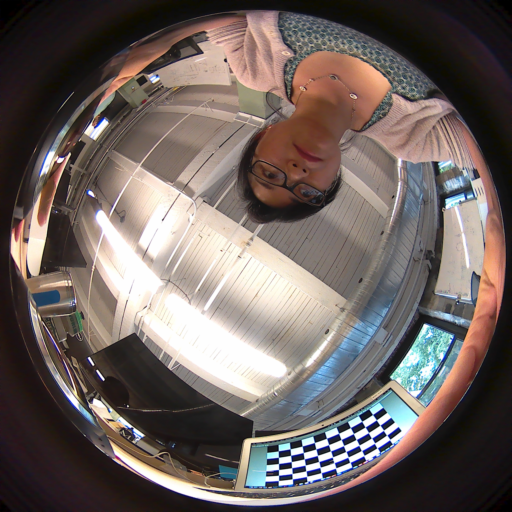
#> input picture fisheye/fish-me-small.png, 512 x 512 px, given in place of 100.png, which was not available
$ python single.py   (Python 2 division)   (older library calls are emulated)
#> lines starting #> are read from the running program, lines starting #| are printed output that depends on the picture; pictures that were not available may be replaced by others from this repository, and a replacement may not be noted
# samsung gear 360 video processing

import cv2
import numpy as np

# ingest video
#cap = cv2.VideoCapture('/Users/geewiz/Documents/python/Desktop/2017-01-18-lachine/rob/')
#while(cap.isOpen()):
#    ret, frame = cap.read()

frame = cv2.imread('/Users/geewiz/Desktop/2017-01-18-lachine/larry/100.png')
#> frame is the input picture: shape (512, 512, 3); mean B, G, R 95.7, 99.5, 110.5

# get half image
print(frame.shape)
#| (512, 512, 3)
height, width = frame.shape[:2]
#> height = 512; width = 512
top = frame[0:height, 0:width/2]
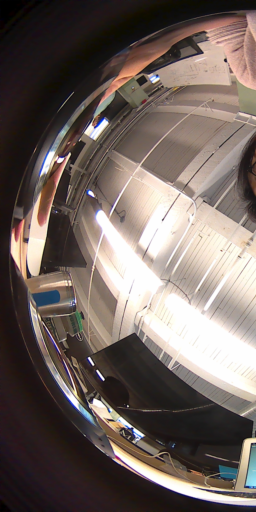
#> top: shape (512, 256, 3); mean B, G, R 94.8, 100.2, 112.1
bot = frame[0:height, width/2:width]

#### for top half
# unwarp
small = cv2.pyrDown(top)
small2 = cv2.pyrDown(small)
h, w = small.shape[:2]
#> h = 256; w = 128
unwarp = cv2.linearPolar(small, (w/2, h/2), h/2, cv2.WARP_FILL_OUTLIERS)
# rotate
rot_mat = cv2.getRotationMatrix2D((w/2, h/2), -90, 1.0)
#> rot_mat = [[6.12e-17, -1, 192], [1, 6.12e-17, 64]]
rotate = cv2.warpAffine(unwarp, rot_mat, (w, h), flags=cv2.INTER_LINEAR)
#resize
pano_top = cv2.resize(rotate, (w*2, h/2))#, interpolation=cv2.CV_INTER_CUBIC)

#### for bot half
small = cv2.pyrDown(bot)
small2 = cv2.pyrDown(small)
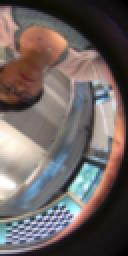
#> small2: shape (128, 64, 3) (shown 2 times larger); mean B, G, R 97.4, 99.5, 109.6
h, w = small.shape[:2]
# unwarp
unwarp = cv2.linearPolar(small, (w/2, h/2), h/2, cv2.WARP_FILL_OUTLIERS)
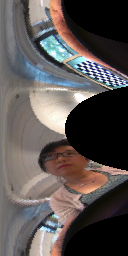
#> unwarp: shape (256, 128, 3); mean B, G, R 81.9, 83.8, 90.2
# rotate
rot_mat = cv2.getRotationMatrix2D((w/2, h/2), 90, 1.0)
rotate = cv2.warpAffine(unwarp, rot_mat, (w, h), flags=cv2.INTER_LINEAR)
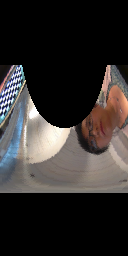
#> rotate: shape (256, 128, 3); mean B, G, R 44.7, 46.2, 50.2
#resize
pano = cv2.resize(rotate, (w*2, h/2))#, interpolation=cv2.CV_INTER_CUBIC)
#shift image
pano1 = pano[0:h/2, w:w*2]
pano2 = pano[0:h/2, 0:w]
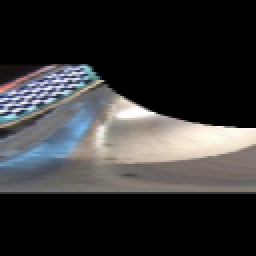
#> pano2: shape (128, 128, 3) (shown 2 times larger); mean B, G, R 52.8, 52.5, 52.8
pano_bot = np.hstack((pano1, pano2))
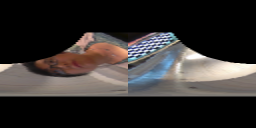
#> pano_bot: shape (128, 256, 3); mean B, G, R 44.7, 46.2, 50.2

#### stitch two images
pano = np.vstack((pano_top, pano_bot))
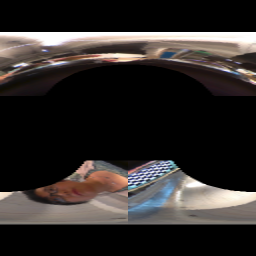
#> pano: shape (256, 256, 3); mean B, G, R 41.9, 43.6, 48


# parameters are linear polar parameters.. x, y, and r for both top and bot...
# define cost function = sum of key points distances...
# ... first find key points from top, then bot
# ...
# adjust x, y, r for top, to min cost function
# the stitched image would be a monoscopic


# another idea is to extract the scene info and stitch based on depth? how?


cv2.imwrite('top.png', pano_top)
cv2.imwrite('bot.png', pano_bot)

cv2.imshow('pano', pano)
cv2.waitKey(0)

# repeat

# save to video

$ run again, on fisheye/test2.png
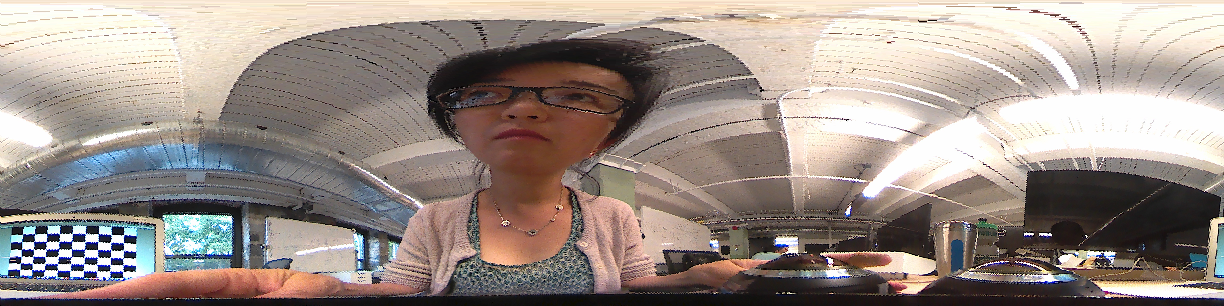
#> input picture fisheye/test2.png, 1224 x 306 px, given in place of 100.png, which was not available
#> frame is the input picture: shape (306, 1224, 3); mean B, G, R 136.5, 143.3, 155.3
#| (306, 1224, 3)
#> `pano_bot = np.hstack((pano1, pano2))`:
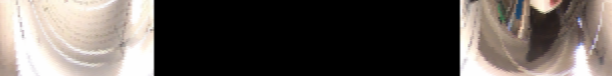
#> pano_bot: shape (76, 612, 3); mean B, G, R 84.1, 88.6, 95.2
#> `pano = np.vstack((pano_top, pano_bot))`:
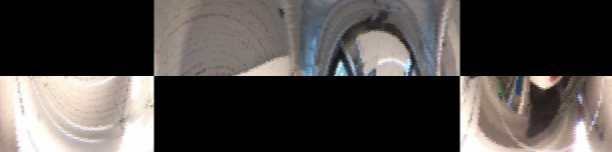
#> pano: shape (152, 612, 3); mean B, G, R 71.1, 73.8, 78.4

$ run again, on fisheye/fish-me-pan.jpg
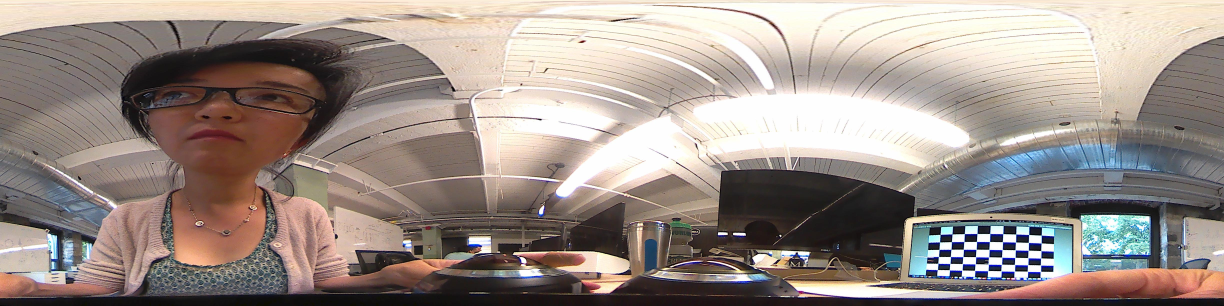
#> input picture fisheye/fish-me-pan.jpg, 4896 x 1224 px, given in place of 100.png, which was not available (shown at 1/4 size)
#> frame is the input picture: shape (1224, 4896, 3); mean B, G, R 136.6, 143.4, 155.3
#| (1224, 4896, 3)
#> `pano_bot = np.hstack((pano1, pano2))`:
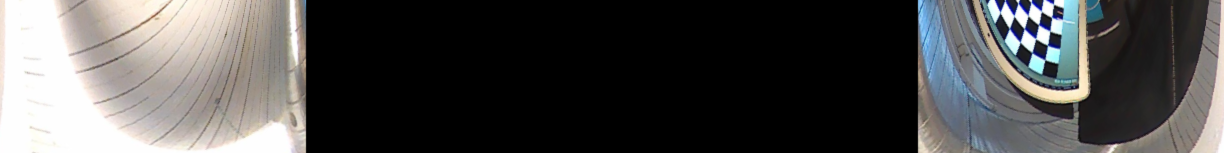
#> pano_bot: shape (306, 2448, 3) (shown at 1/2 size); mean B, G, R 75.2, 76, 76.9
#> `pano = np.vstack((pano_top, pano_bot))`:
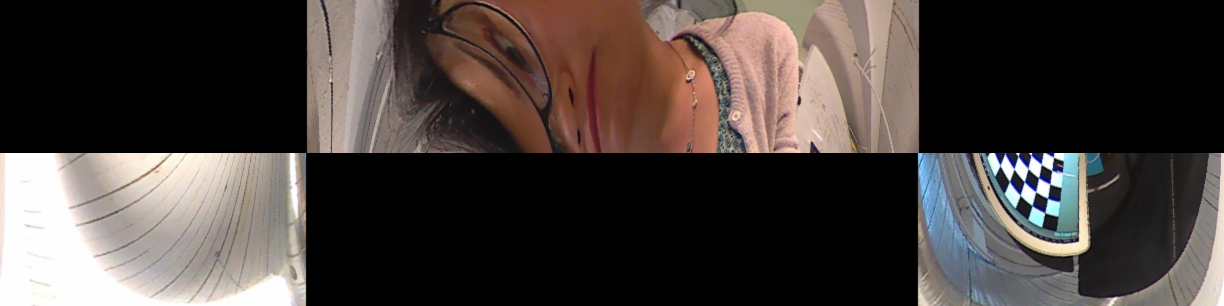
#> pano: shape (612, 2448, 3) (shown at 1/2 size); mean B, G, R 60.1, 63.5, 71.3
